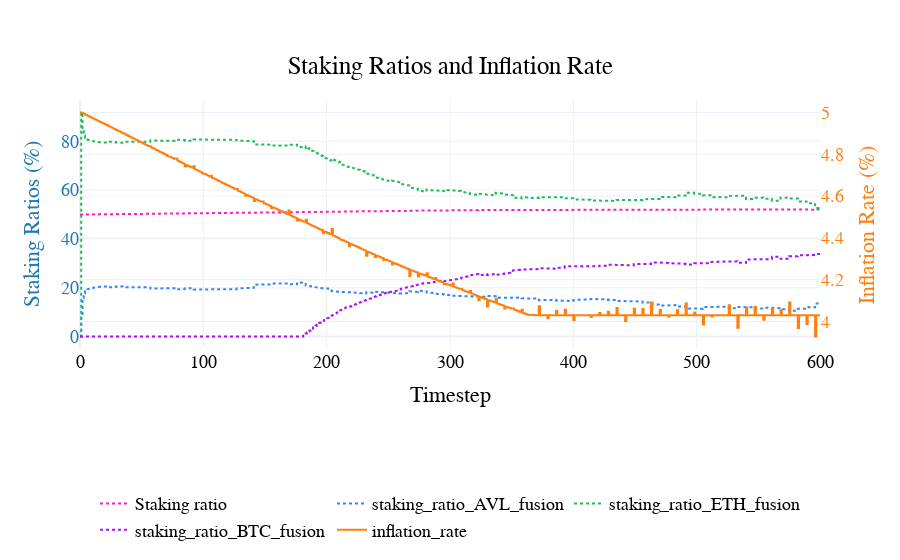

The cell this chart's notebook holds for it:
### Code cell
fig= visualizations.plot_staking_ratio_inflation_rate(
    df,
    assets=['AVL', 'ETH', 'BTC']
)
pio.show(fig)

### Figure 1 — Plotly figure (JSON) as saved in the notebook; plotly's stock layout.template omitted (floating-point values rounded to 4 significant figures; data arrays with more than 128 entries replaced by an {"elided": "..."} marker saying what was removed)
{"data": [{"line": {"color": "#FC1CBF", "dash": "dot"}, "name": "Staking ratio", "type": "scatter", "x": {"elided": "4201 int values"}, "y": {"elided": "4201 float values"}, "yaxis": "y"}, {"line": {"color": "#3283FE", "dash": "dot"}, "name": "staking_ratio_AVL_fusion", "type": "scatter", "x": {"elided": "4201 int values"}, "y": {"elided": "4201 float values"}, "yaxis": "y"}, {"line": {"color": "#1CBE4F", "dash": "dot"}, "name": "staking_ratio_ETH_fusion", "type": "scatter", "x": {"elided": "4201 int values"}, "y": {"elided": "4201 float values"}, "yaxis": "y"}, {"line": {"color": "#AA0DFE", "dash": "dot"}, "name": "staking_ratio_BTC_fusion", "type": "scatter", "x": {"elided": "4201 int values"}, "y": {"elided": "4201 float values"}, "yaxis": "y"}, {"line": {"color": "#ff7f0e", "dash": "solid"}, "name": "inflation_rate", "type": "scatter", "x": {"elided": "4201 int values"}, "y": {"elided": "4201 float values"}, "yaxis": "y2"}], "layout": {"font": {"color": "black", "family": "Arial", "size": 18}, "hovermode": "x unified", "legend": {"orientation": "h", "x": 0.5, "xanchor": "center", "y": -0.8, "yanchor": "bottom"}, "paper_bgcolor": "rgba(255, 255, 255, 1)", "plot_bgcolor": "rgba(255, 255, 255, 1)", "title": {"text": "Staking Ratios and Inflation Rate", "x": 0.5, "xanchor": "center", "y": 0.9, "yanchor": "top"}, "xaxis": {"title": {"text": "Timestep"}}, "yaxis": {"tickfont": {"color": "#1f77b4"}, "title": {"font": {"color": "#1f77b4"}, "text": "Staking Ratios (%)"}}, "yaxis2": {"overlaying": "y", "side": "right", "tickfont": {"color": "#ff7f0e"}, "title": {"font": {"color": "#ff7f0e"}, "text": "Inflation Rate (%)"}}}}
